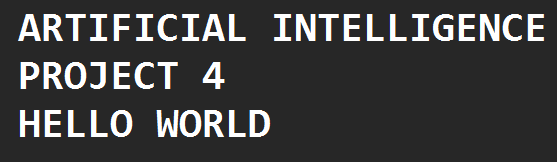
#> input picture Project-4_OCR_Text_Recognition/sample.jpg, 557 x 162 px
$ python main.py
#> lines starting #> are read from the running program, lines starting #| are printed output that depends on the picture; after the words box and inside, x2 and y2 are one past the last pixel; in counts of white or black regions, pixels touching at a corner belong together
import cv2
import pytesseract
pytesseract.pytesseract.tesseract_cmd = r"C:\Program Files\Tesseract-OCR\tesseract.exe"
img = cv2.imread("sample.jpg")
#> img is the input picture: shape (162, 557, 3); mean B, G, R 64, 64, 64

if img is None:
    print("Error: Could not find sample.jpg")
    exit()
output_img = img.copy()
gray = cv2.cvtColor(img, cv2.COLOR_BGR2GRAY)
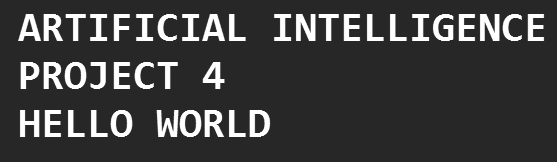
#> gray: shape (162, 557); min 39, max 255, mean 64
gray = cv2.GaussianBlur(gray, (5, 5), 0)
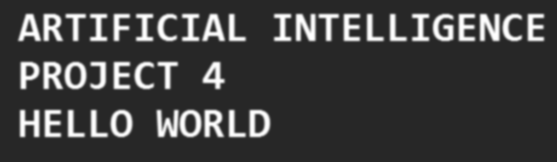
#> gray: shape (162, 557); min 39, max 255, mean 64
thresh = cv2.threshold(
    gray,
    0,
    255,
    cv2.THRESH_BINARY + cv2.THRESH_OTSU
)[1]
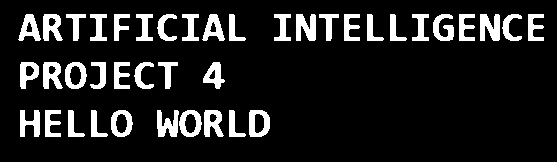
#> thresh: shape (162, 557); 12.4% white; 40 white regions, largest, box (x1, y1, x2, y2) and area: (296, 14, 316, 41) 407, (480, 14, 500, 41) 407, (157, 110, 179, 137) 384
cv2.imwrite("processed.jpg", thresh)
#> (the run stopped early here; a loop or call above may not have finished)

$ run again, with Project-4_OCR_Text_Recognition/project_folder.png saved as Project-4_OCR_Text_Recognition/sample.jpg
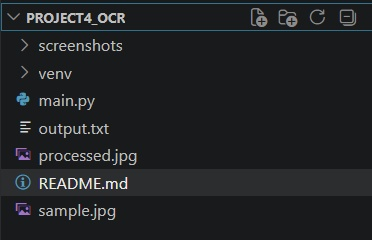
#> input picture Project-4_OCR_Text_Recognition/project_folder.png, 372 x 240 px
#> img is the input picture: shape (240, 372, 3); mean B, G, R 36.7, 34.5, 32.7
#> `gray = cv2.GaussianBlur(gray, (5, 5), 0)`:
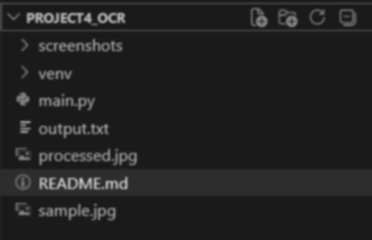
#> gray: shape (240, 372); min 25, max 194, mean 34.2
#> `thresh = cv2.threshold( gray, 0, 255, cv2.THRESH_BINARY + cv2.THRESH_O..`:
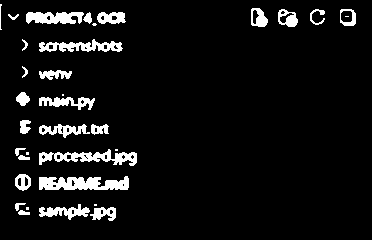
#> thresh: shape (240, 372); 7% white; 34 white regions (7 under 20 px), largest, box (x1, y1, x2, y2) and area: (39, 176, 129, 190) 937, (39, 149, 137, 166) 750, (39, 39, 123, 52) 591
